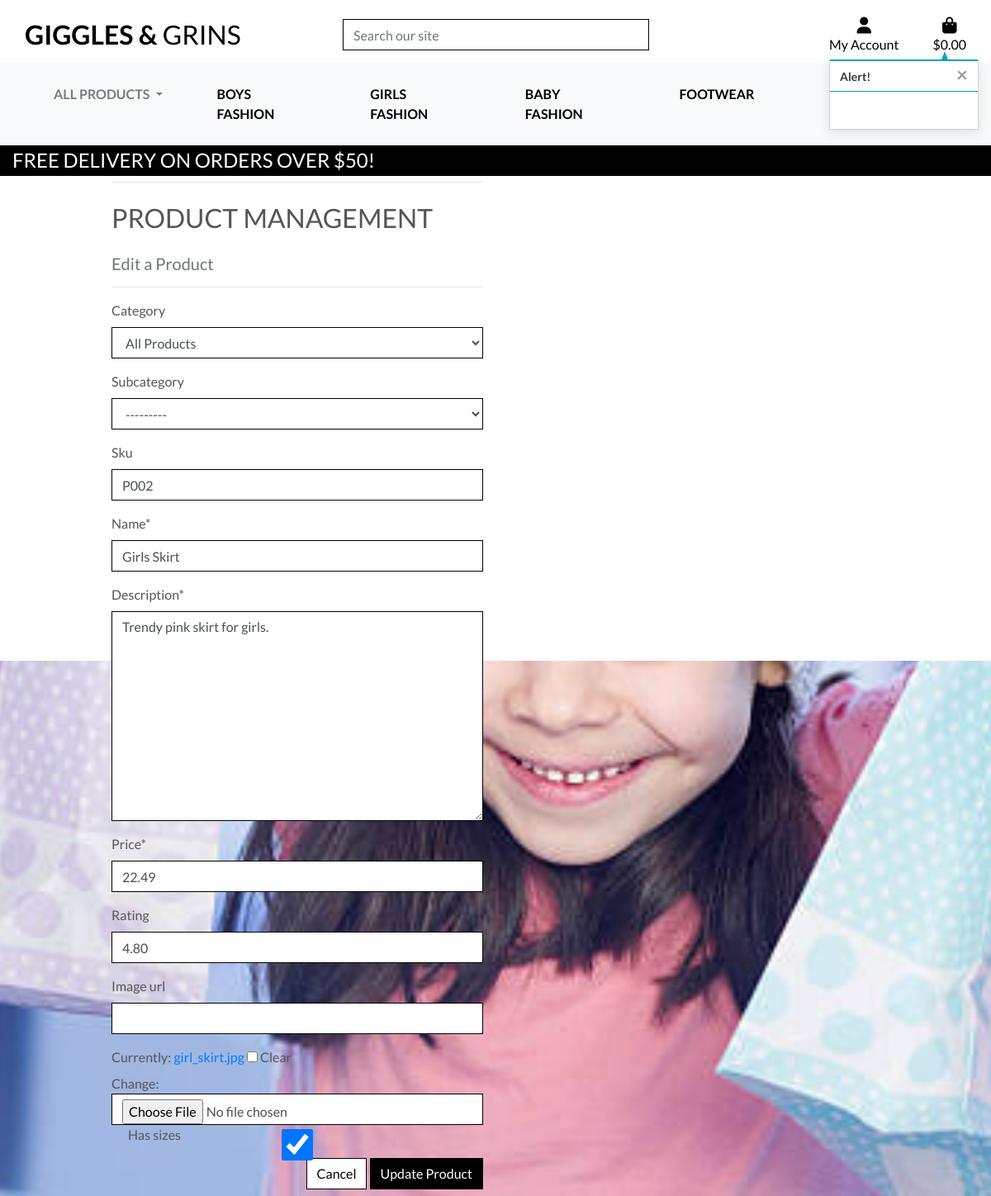
The page /products/edit/2/ (signed in) on the database its author committed.
### products/models.py (models this page shows, shortened)
class Product(models.Model):
    category = models.ForeignKey('Category', null=True, blank=True, on_delete=models.SET_NULL)
    subcategory = models.ForeignKey('Subcategory', null=True, blank=True, on_delete=models.SET_NULL, related_name="products")
    sku = models.CharField(max_length=254, null=True, blank=True)
    name = models.CharField(max_length=254)
    description = models.TextField()
    has_sizes = models.BooleanField(default=False, null=True, blank=True)
    price = models.DecimalField(max_digits=6, decimal_places=2)
    rating = models.DecimalField(max_digits=6, decimal_places=2, null=True, blank=True)
    image_url = models.URLField(max_length=1024, null=True, blank=True)
    image = models.ImageField(upload_to='product_images/', blank=True, null=True)
    has_sizes = models.BooleanField(default=True)

### products/views.py (the view)
# urls.py: path('edit/<int:product_id>/', views.edit_product, name='edit_product'),
@login_required
def edit_product(request, product_id):
    if not request.user.is_superuser:
        messages.error(request, 'Sorry, only store owners can do that.')
        return redirect(reverse('home'))
    product = get_object_or_404(Product, pk=product_id)
    if request.method == 'POST':
        form = ProductForm(request.POST, request.FILES, instance=product)
        if form.is_valid():
            form.save()
            messages.success(request, 'Successfully updated product!')
            return redirect(reverse('product_detail', args=[product.id]))
        else:
            messages.error(request, 'Failed to update product. Please ensure the form is valid.')
    else:
        form = ProductForm(instance=product)
        messages.info(request, f'You are editing {product.name}')
    template = 'products/edit_product.html'
    context = {
        'form': form,
        'product': product,
    }
    return render(request, template, context)

### products/forms.py
class ProductForm(forms.ModelForm):
    class Meta:
        model = Product
        fields = '__all__'
    def __init__(self, *args, **kwargs):
        super().__init__(*args, **kwargs)
        for field_name, field in self.fields.items():
            field.widget.attrs['class'] = 'form-control border-black rounded-0'
        self.fields['category'].queryset = Category.objects.all()
        self.fields['category'].empty_label = None
        self.fields['subcategory'].queryset = Subcategory.objects.all()
        self.fields['category'].widget.attrs['placeholder'] = 'Select a category'
        self.fields['subcategory'].widget.attrs['placeholder'] = 'Select a subcategory'

### bag/contexts.py (called while the page is built, shortened)
def bag_contents(request):
    bag_items = []
    total = 0
    product_count = 0
    bag = request.session.get('bag', {})
    if total < settings.FREE_DELIVERY_THRESHOLD:
        delivery = total * Decimal(settings.STANDARD_DELIVERY_PERCENTAGE / 100)
        free_delivery_delta = settings.FREE_DELIVERY_THRESHOLD - total
    else:
        delivery = 0
        free_delivery_delta = 0
    grand_total = delivery + total
    context = {
        'bag_items': bag_items,
        'total': total,
        'product_count': product_count,
        'delivery': delivery,
        'free_delivery_delta': free_delivery_delta,
        'free_delivery_threshold': settings.FREE_DELIVERY_THRESHOLD,
        'grand_total': grand_total,
    }
    return context

### products/context_processors.py (called while the page is built)
def categories_with_subcategories(request):
    categories = Category.objects.prefetch_related("subcategories").all()
    return {"categories_with_subcategories": categories}

### products/models.py (called while the page is built)
    def __str__(self):
        return self.name

    def __str__(self):
        return self.name

### products/templates/products/edit_product.html (shortened to what this page needs)
{% extends "base.html" %}
{% load static %}
{% block page_header %}
    <div class="container header-container">
    </div>
{% endblock %}
{% block content %}
    <div class="overlay"></div>
    <div class="container">
        <div class="row">
            <div class="col-12 col-md-6">
                <hr>
                <h2 class="logo-font mb-4">Product Management</h2>
                <h5 class="text-muted">Edit a Product</h5>
                <hr>
            </div>
        </div>
        <div class="row">
            <div class="col-12 col-md-6">
                <form method="POST" action="{% url 'edit_product' product.id %}" class="form mb-2" enctype="multipart/form-data">
                    {% for field in form %}
                        {% if field.name != 'image' %}
                            {{ field | as_crispy_field }}
                        {% else %}
                            {{ field }}
                        {% endif %}
                    {% endfor %}
                    <div class="text-right">
                        <a class="btn btn-outline-black rounded-0" href="{% url 'products' %}">Cancel</a>
                        <button class="btn btn-black rounded-0" type="submit">Update Product</button>
                    </div>
                </form>
            </div>
        </div>
    </div>
{% endblock %}

### static/css/base.css (style rules this page uses)
html { height: 100%; margin: 0; padding: 0; }
body { background: url('/media/bckground_img.jpg') no-repeat center center fixed; background-size: cover; background-color: #ADD8E6; color: #555; font-family: 'Lato'; height: 100vh; }
.container { margin-top: 20px; }
.logo-font { text-transform: uppercase; text-align: left; }
h2.logo-font { margin-top:1.5rem ; }
.btn-black { background: black; color: white; }
.btn-outline-black { background: white; color: black !important; border: 1px solid black; }
.border-black { border: 1px solid black !important; }
.overlay { height: 100%; width: 100%; top: 0; left: 0; position: fixed; background: white; z-index: -1; height: 100vh; width: 100vw; }
@media (min-width: 1200px) { .container { max-width: 80%; } }
@media (min-width: 992px) { .header-container { padding-top: 164px; } }

### rows shown on the page
Product: category "All Products" "---------" "P002" "Girls Skirt" "Trendy pink skirt for girls." "22.49" "4.80" "☑"

### other values the page prints
{{ free_delivery_threshold }} "50"
